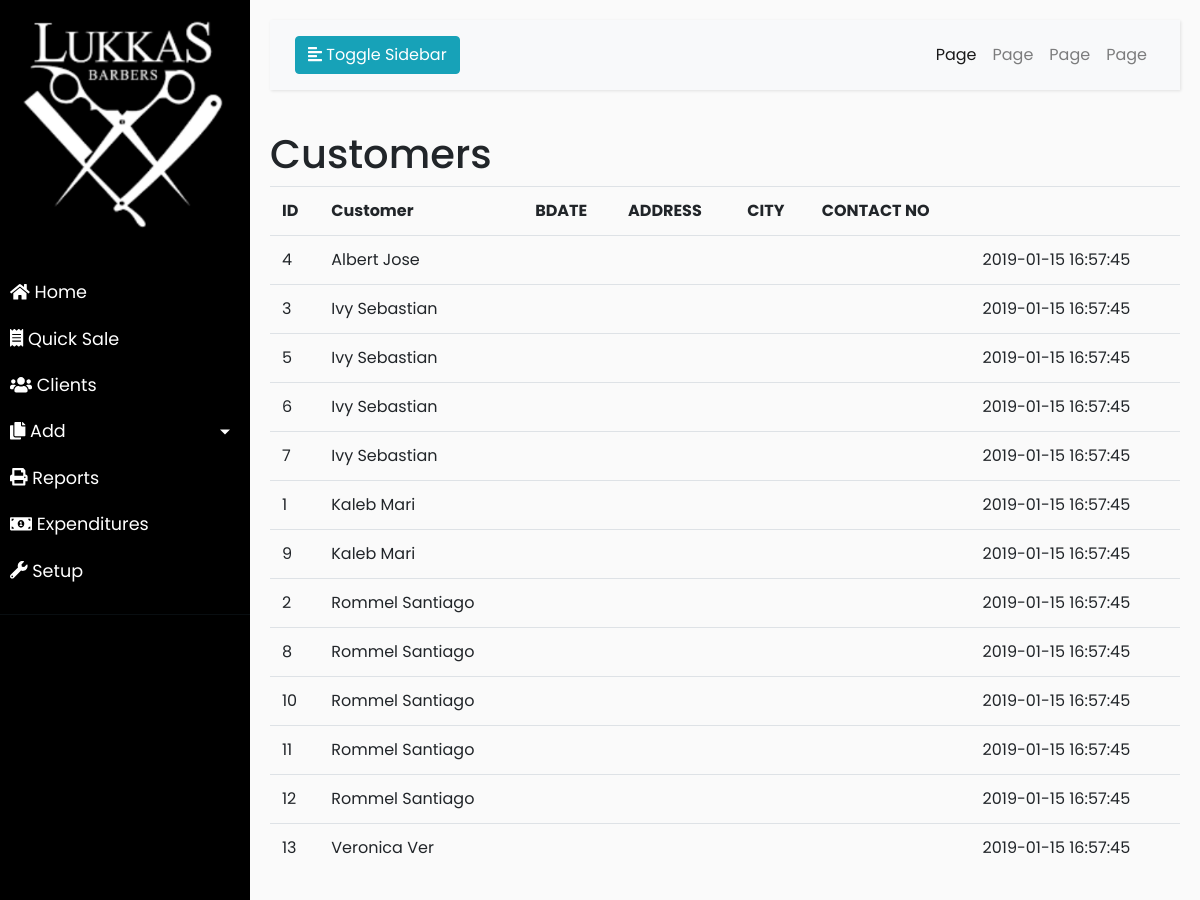
The page /?page=clients on the database its author committed.
### tables this page shows
CREATE TABLE `customers` (
  `cust_id` int(10) NOT NULL AUTO_INCREMENT,
  `cust_name` varchar(250) DEFAULT NULL,
  `bdate` date DEFAULT NULL,
  `cust_address` varchar(250) DEFAULT NULL,
  `cust_city` varchar(250) DEFAULT NULL,
  `mobileno` varchar(100) DEFAULT NULL,
  `reg_date` datetime DEFAULT CURRENT_TIMESTAMP,
  `isduplicate` enum('Y','N') DEFAULT 'N',
  PRIMARY KEY (`cust_id`)
);

### index.php (called while the page is built, shortened)
<?php
$page = (isset($_GET["page"]) ? $_GET["page"] : "index");
include "header.php";
include_once "$page" . ".php";
include "footer.php";
?>

### clients.php (the view)
<?php
    $clients = $pdo->prepare("SELECT * FROM customers ORDER BY cust_name");
    $clients->execute();
    $result =  $clients->fetchAll();
?>
 <div class="row">
	<div class="col-lg-12">
    	<h1 class="page-header">Customers</h1>
    </div>
</div>
<div class="table-repsonsive">
	<table class="table">
		<tr>
			<th>ID</th>
			<th>Customer</th>
			<th>BDATE</th>
			<th>ADDRESS</th>
			<th>CITY</th>
			<th>CONTACT NO</th>
			<th></th>
		</tr>
		<?php
		foreach($result as $rows) {
			echo "<tr onclick=\"window.open('mnt_clients.php?cust_id=$rows[cust_id]', 'New Form','width=500,height=400,scroll=auto')\">
				      <td>$rows[cust_id]</td>
				      <td>$rows[cust_name]</td>
				      <td>$rows[bdate]</td>
				      <td>$rows[cust_address]</td>
				      <td>$rows[cust_city]</td>
				      <td>$rows[mobileno]</td>
				      <td>$rows[reg_date]</td>
				  </tr>";
		}
		?>
	</table>
</div>

### header.php (shortened to what this page needs)
<!DOCTYPE html>
<html>
<head>
    <link rel="stylesheet" href="https://stackpath.bootstrapcdn.com/bootstrap/4.1.0/css/bootstrap.min.css">
    <link rel="stylesheet" href="css/style.css">
</head>
<body>
    <div class="wrapper">
        <nav id="sidebar">
            <div class="sidebar-header">
                <img src="logo_.PNG" class="img-fluid">
            </div>
            <ul class="list-unstyled components">
                <li class="active">
                    <a href="/core">
                        <i class="fas fa-home"></i>
                        Home
                    </a>
                </li>
                <li>
                    <a href="?page=quicksale">
                        <i class="fas fa-receipt"></i>
                        Quick Sale
                    </a>
                    <a href="?page=clients">
                        <i class="fas fa-users"></i>
                        Clients
                    </a>
                    <a href="#pageSubmenu" data-toggle="collapse" aria-expanded="false" class="dropdown-toggle">
                        <i class="fas fa-copy"></i>
                        Add
                    </a>
                </li>
                <li>
                    <a href="#">
                        <i class="fas fa-print"></i>
                        Reports
                    </a>
                </li>
                <li>
                    <a href="#">
                        <i class="fas fa-money-bill-alt"></i>
                        Expenditures
                    </a>
                </li>
                <li>
                    <a href="#">
                        <i class="fas fa-wrench"></i>
                        Setup
                    </a>
                </li>
            </ul>
        </nav>
        <div id="content">
            <nav class="navbar navbar-expand-lg navbar-light bg-light">
                <div class="container-fluid">
                    <button type="button" id="sidebarCollapse" class="btn btn-info">
                        <i class="fas fa-align-left"></i>
                        <span>Toggle Sidebar</span>
                    </button>
                    <div class="collapse navbar-collapse" id="navbarSupportedContent">
                        <ul class="nav navbar-nav ml-auto">
                            <li class="nav-item active">
                                <a class="nav-link" href="#">Page</a>
                            </li>
                            <li class="nav-item">
                                <a class="nav-link" href="#">Page</a>
                            </li>
                            <li class="nav-item">
                                <a class="nav-link" href="#">Page</a>
                            </li>
                            <li class="nav-item">
                                <a class="nav-link" href="#">Page</a>
                            </li>
                        </ul>
                    </div>
                </div>
            </nav>

### footer.php (shortened to what this page needs)
</body>
</html>

### css/style.css (style rules this page uses)
body { font-family: 'Poppins', sans-serif; background: #fafafa; }
a, a:hover, a:focus { color: inherit; text-decoration: none; transition: all 0.3s; }
.navbar { padding: 15px 10px; background: #fff; border: none; border-radius: 0; margin-bottom: 40px; box-shadow: 1px 1px 3px rgba(0, 0, 0, 0.1); }
i, span { display: inline-block; }
.wrapper { display: flex; align-items: stretch; }
#sidebar { min-width: 250px; max-width: 250px; background: #000000; color: #fff; transition: all 0.3s; }
#sidebar ul li a { text-align: left; }
#sidebar .sidebar-header { padding: 20px; background: #000000; }
#sidebar ul.components { padding: 20px 0; border-bottom: 1px solid #090e11; }
#sidebar ul li a { padding: 10px; font-size: 1.1em; display: block; }
#sidebar ul li.active>a, a[aria-expanded="true"] { color: #fff; background: #000000; }
a[data-toggle="collapse"] { position: relative; }
.dropdown-toggle::after { display: block; position: absolute; top: 50%; right: 20px; transform: translateY(-50%); }
#content { width: 100%; padding: 20px; min-height: 100vh; transition: all 0.3s; }

### rows shown on the page
customers: cust_id "4", cust_name "Albert Jose", reg_date "2019-01-15 16:57:45"
customers: cust_id "3", cust_name "Ivy Sebastian", reg_date "2019-01-15 16:57:45"
customers: cust_id "5", cust_name "Ivy Sebastian", reg_date "2019-01-15 16:57:45"
customers: cust_id "6", cust_name "Ivy Sebastian", reg_date "2019-01-15 16:57:45"
customers: cust_id "7", cust_name "Ivy Sebastian", reg_date "2019-01-15 16:57:45"
customers: cust_id "1", cust_name "Kaleb Mari", reg_date "2019-01-15 16:57:45"
customers: cust_id "9", cust_name "Kaleb Mari", reg_date "2019-01-15 16:57:45"
customers: cust_id "2", cust_name "Rommel Santiago", reg_date "2019-01-15 16:57:45"
customers: cust_id "8", cust_name "Rommel Santiago", reg_date "2019-01-15 16:57:45"
customers: cust_id "10", cust_name "Rommel Santiago", reg_date "2019-01-15 16:57:45"
customers: cust_id "11", cust_name "Rommel Santiago", reg_date "2019-01-15 16:57:45"
customers: cust_id "12", cust_name "Rommel Santiago", reg_date "2019-01-15 16:57:45"
customers: cust_id "13", cust_name "Veronica Ver", reg_date "2019-01-15 16:57:45"
